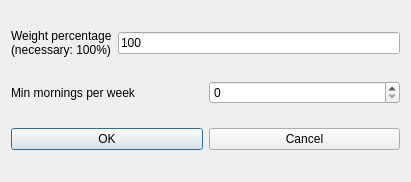
<?xml version="1.0" encoding="UTF-8"?>
<ui version="4.0">
 <class>ModifyConstraintTeachersMinMorningsPerWeekForm_template</class>
 <widget class="QDialog" name="ModifyConstraintTeachersMinMorningsPerWeekForm_template">
  <property name="geometry">
   <rect>
    <x>0</x>
    <y>0</y>
    <width>411</width>
    <height>182</height>
   </rect>
  </property>
  <property name="windowTitle">
   <string extracomment="This is the title of the dialog to modify a constraint of this type">Modify teachers min mornings per week</string>
  </property>
  <layout class="QGridLayout" name="gridLayout">
   <item row="0" column="0">
    <layout class="QHBoxLayout" name="horizontalLayout">
     <item>
      <widget class="QLabel" name="weightTextLabel">
       <property name="frameShape">
        <enum>QFrame::NoFrame</enum>
       </property>
       <property name="frameShadow">
        <enum>QFrame::Plain</enum>
       </property>
       <property name="text">
        <string>Weight percentage
(necessary: 100%)</string>
       </property>
       <property name="wordWrap">
        <bool>false</bool>
       </property>
      </widget>
     </item>
     <item>
      <widget class="QLineEdit" name="weightLineEdit">
       <property name="text">
        <string notr="true">100</string>
       </property>
      </widget>
     </item>
    </layout>
   </item>
   <item row="1" column="0">
    <layout class="QHBoxLayout" name="horizontalLayout_2">
     <item>
      <widget class="QLabel" name="minMorningsTextLabel">
       <property name="frameShape">
        <enum>QFrame::NoFrame</enum>
       </property>
       <property name="frameShadow">
        <enum>QFrame::Plain</enum>
       </property>
       <property name="text">
        <string>Min mornings per week</string>
       </property>
       <property name="wordWrap">
        <bool>false</bool>
       </property>
      </widget>
     </item>
     <item>
      <widget class="QSpinBox" name="minMorningsSpinBox"/>
     </item>
    </layout>
   </item>
   <item row="2" column="0">
    <layout class="QHBoxLayout" name="horizontalLayout_3">
     <item>
      <widget class="QPushButton" name="okPushButton">
       <property name="text">
        <string>OK</string>
       </property>
      </widget>
     </item>
     <item>
      <widget class="QPushButton" name="cancelPushButton">
       <property name="text">
        <string>Cancel</string>
       </property>
      </widget>
     </item>
    </layout>
   </item>
  </layout>
 </widget>
 <layoutdefault spacing="6" margin="11"/>
 <resources/>
 <connections/>
</ui>
